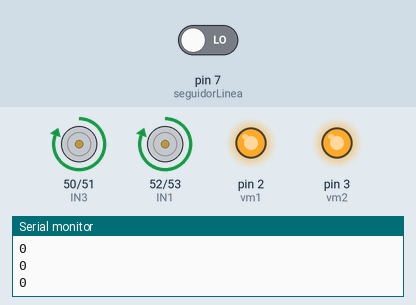
Simulated run of this sketch. Board: Arduino Mega 2560, built with avr-gcc and run on an emulated ATmega2560. On the bench: motor-driver pin pairs drawn as motors (green arrow = first pin HIGH = forward, orange = second pin HIGH = backward, longer = more drive), output pins drawn as LEDs (lit = HIGH), the last lines printed to the serial monitor. Inputs (shaded band) come from the test bench; at power-on: pin 7 (seguidorLinea) LOW.

Above: at 1.3 s.
1.4 s: pin 7 (seguidorLinea) driven HIGH
At 2.3 s:
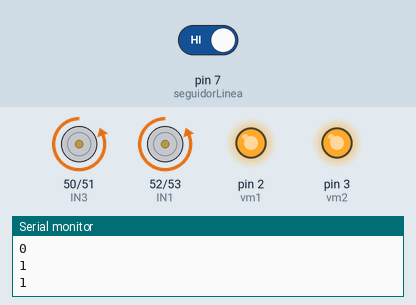
4.4 s: pin 7 (seguidorLinea) driven LOW
At 5.4 s:
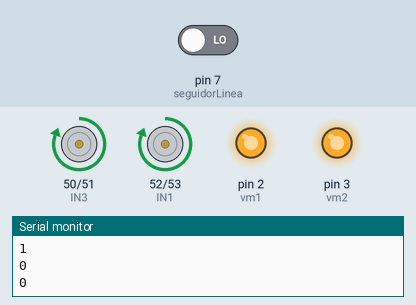
Timing chart, 0 to 7.4 s (numbered marks = the images above; inputs shaded):
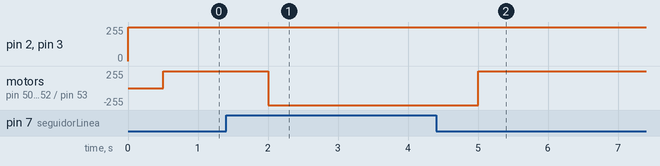

Measured:
- after the input at 1.4 s, motor on pin 50 (IN3) / pin 51 (IN4), motor on pin 52 (IN1) / pin 53 (IN2): forward 255/255 → backward 255/255 after 0.60 s
- after the input at 4.4 s, motor on pin 50 (IN3) / pin 51 (IN4), motor on pin 52 (IN1) / pin 53 (IN2): backward 255/255 → forward 255/255 after 0.60 s

The sketch:

Practica2.ino
```cpp
const int seguidorLinea = 7;
int IN1 = 52;
int IN2 = 53;
int vm1=2;
int IN3 = 50;
int IN4 = 51;
int vm2=3;
void setup() {
  // put your setup code here, to run once:
  Serial.begin(9600);
  pinMode(2,INPUT);
  pinMode (IN1, OUTPUT);
  pinMode (IN2, OUTPUT);
  pinMode (IN3, OUTPUT);
  pinMode (IN4, OUTPUT);
  pinMode( vm1, OUTPUT);
  pinMode( vm2, OUTPUT);
}

void loop() {
  // put your main code here, to run repeatedly:
  Serial.println(digitalRead(seguidorLinea));
  int c =digitalRead(seguidorLinea);
 analogWrite(vm1,254);
 analogWrite(vm2,254);
 delay(500);
  if((c == 1 ))
  {
    analogWrite(vm1,255);
  digitalWrite(IN1, LOW);
  digitalWrite(IN2, HIGH);
  digitalWrite(IN3, LOW);
  digitalWrite(IN4, HIGH);
  }
  else if(c == 0)
  {
     analogWrite(vm2,255);
  digitalWrite(IN1, HIGH);
  digitalWrite(IN2, LOW);
  digitalWrite(IN3, HIGH);
  digitalWrite(IN4, LOW);
  }
}
```
